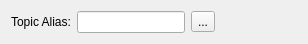
<?xml version="1.0" encoding="UTF-8"?>
<ui version="4.0">
 <class>Mqtt5ClientFilterTopicAliasWidget</class>
 <widget class="QWidget" name="Mqtt5ClientFilterTopicAliasWidget">
  <property name="geometry">
   <rect>
    <x>0</x>
    <y>0</y>
    <width>308</width>
    <height>44</height>
   </rect>
  </property>
  <property name="windowTitle">
   <string>Form</string>
  </property>
  <layout class="QHBoxLayout" name="horizontalLayout">
   <item>
    <widget class="QLabel" name="m_topicAliasLabel">
     <property name="text">
      <string>Topic Alias:</string>
     </property>
    </widget>
   </item>
   <item>
    <widget class="QLineEdit" name="m_topicAliasLineEdit"/>
   </item>
   <item>
    <widget class="QToolButton" name="m_delToolButton">
     <property name="toolTip">
      <string>Remove</string>
     </property>
     <property name="text">
      <string>...</string>
     </property>
     <property name="icon">
      <iconset resource="ui.qrc">
       <normaloff>:/image/delete.png</normaloff>:/image/delete.png</iconset>
     </property>
    </widget>
   </item>
   <item>
    <spacer name="horizontalSpacer">
     <property name="orientation">
      <enum>Qt::Horizontal</enum>
     </property>
     <property name="sizeHint" stdset="0">
      <size>
       <width>40</width>
       <height>20</height>
      </size>
     </property>
    </spacer>
   </item>
  </layout>
 </widget>
 <resources>
  <include location="ui.qrc"/>
 </resources>
 <connections/>
</ui>
